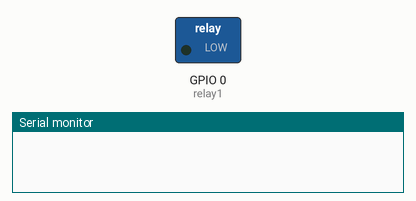
The sketch below on a simulated ESP8266 (NodeMCU). Parts: switched loads named in the sketch (green lamp = pin HIGH), the last lines printed to the serial monitor. A WiFi scan finds three made-up networks.

Above: at 0.0 s.
At 2.1 s:
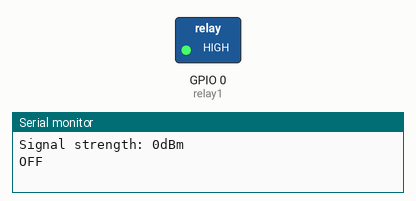
Timing chart, 0 to 3.6 s (numbered marks = the images above):
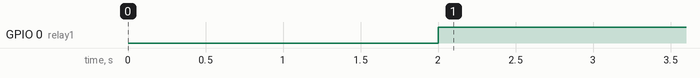

Measured:
- by itself, GPIO 0 (relay1): LOW → HIGH at 2.0 s

The sketch:

Automation_without_sensor.ino
```cpp
// (licence header left out)
// Necessary Library for this project
#include <ESP8266WiFi.h>

//Name of the wifi network whom we are supposed to track
const char* SSID = "SSID NAME";

// Relay pin number
#define relay1 0


//   Return RSSI(Received Signal Strength Indicator) or 0 if target SSID not found
int32_t getRSSI(const char* target_ssid) {
  byte available_networks = WiFi.scanNetworks();

  for (int network = 0; network < available_networks; network++) {
    if (WiFi.SSID(network).compareTo(target_ssid) == 0) {     //stringOne.compareTo(stringTwo) < 0
      return WiFi.RSSI(network);
    }
  }
  return 0;
}

void setup() {
  Serial.begin(115200);
  pinMode(relay1, OUTPUT); //  Initialize the relay pin as an output.
}

void loop() {
  int32_t rssi = getRSSI(SSID);


  // For debugging purpose only
  Serial.print("Signal strength: ");
  Serial.print(rssi);
  Serial.println("dBm");

  if (rssi > (-70) && rssi != 0) // if rssi is greater then -70 dbm or it's 0 dbm, then the light will turn ON
  {
    digitalWrite(relay1, LOW);
    Serial.println("ON");
  }
  else // else, the light will be turned OFF.
  {
    digitalWrite(relay1, HIGH);
    Serial.println("OFF");
  }
}
```
